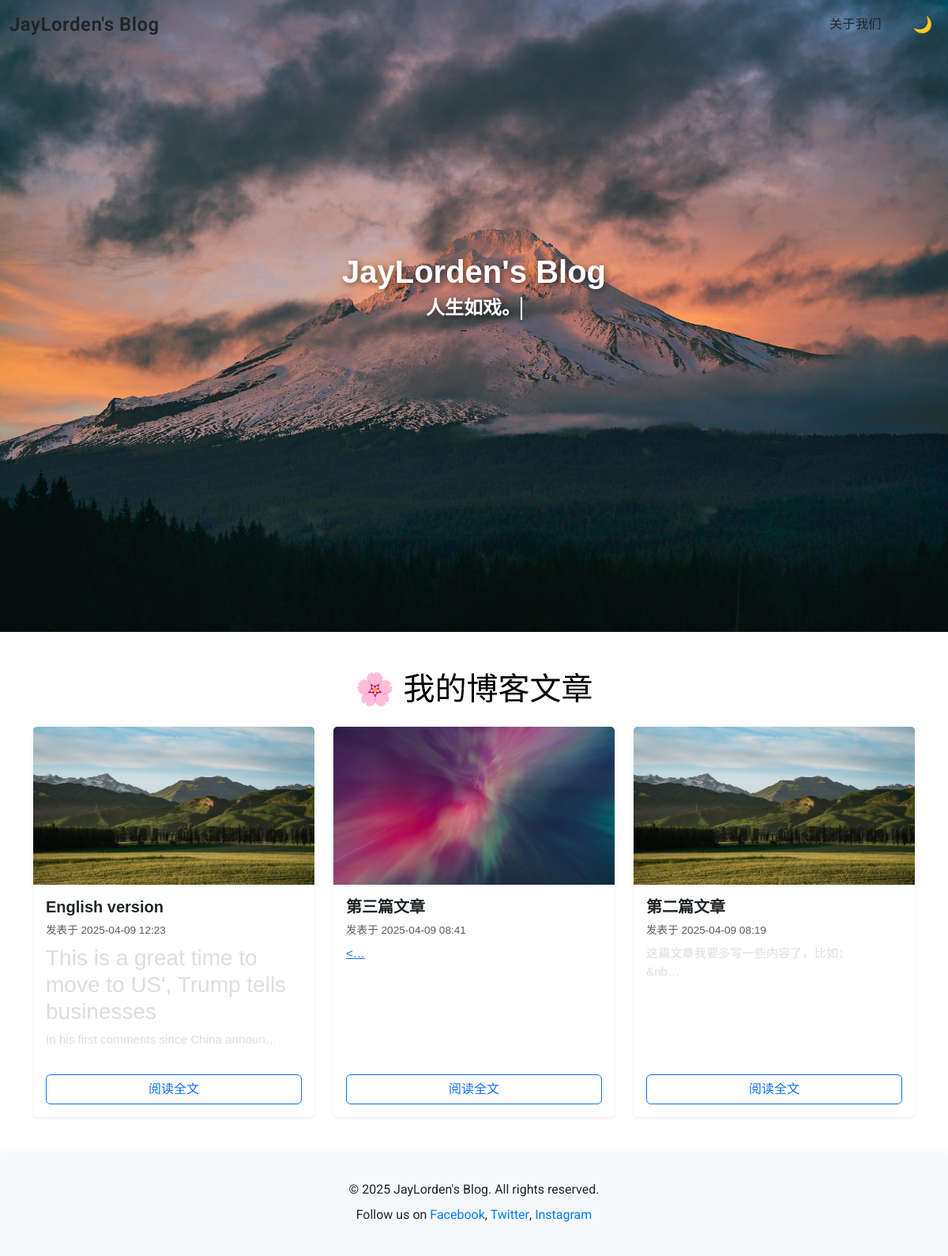
Before: / with the older database file.
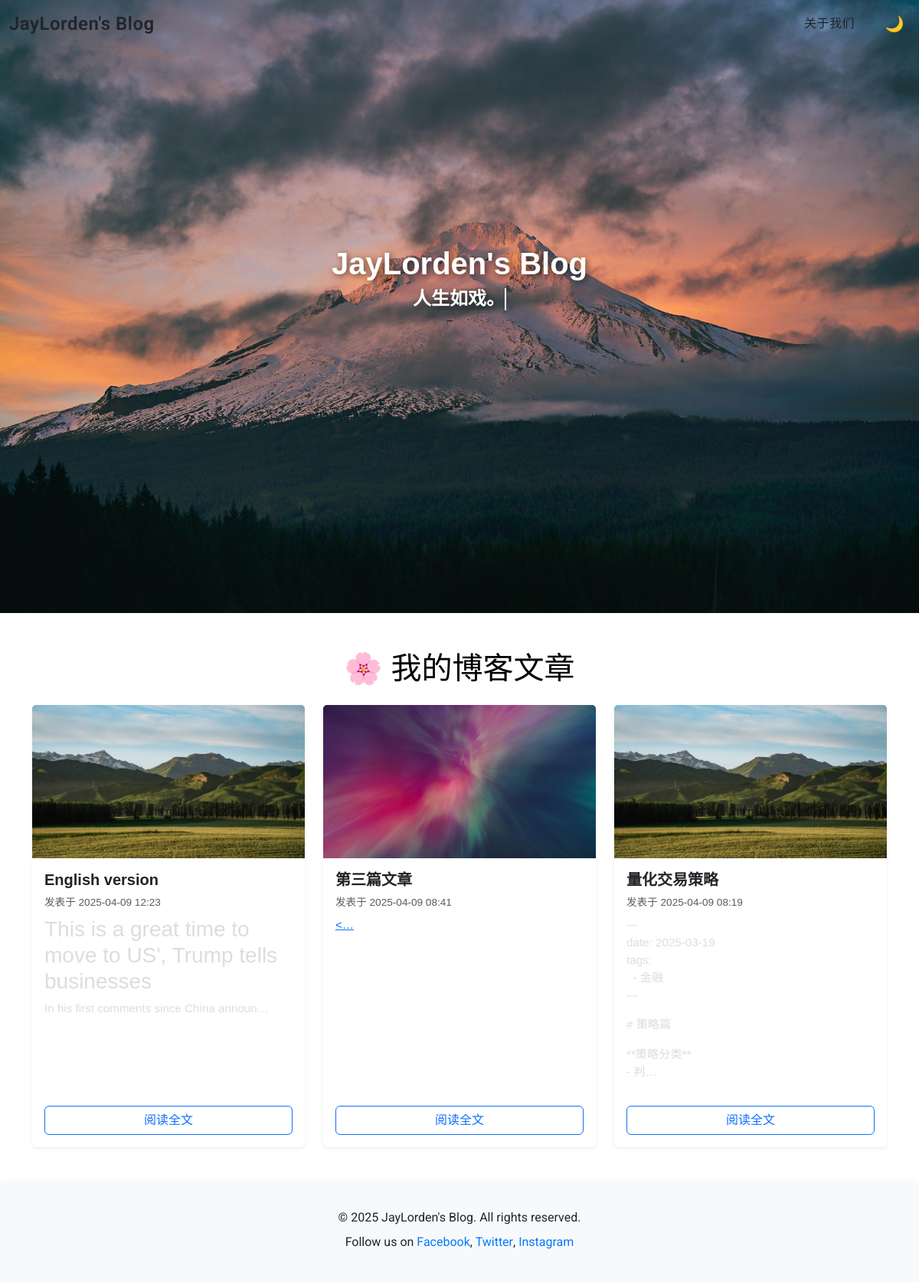
After: the same page with the newer database file.
### blog/models.py (models this page shows, shortened)
class Post(models.Model):
    title = models.CharField(max_length=200, verbose_name="标题")
    content = RichTextField(verbose_name="内容")  # 修改为富文本字段
    created_at = models.DateTimeField(default=timezone.now, verbose_name="创建时间")
    updated_at = models.DateTimeField(auto_now=True, verbose_name="更新时间")
    is_published = models.BooleanField(default=True, verbose_name="是否发布")
    cover = models.ImageField(upload_to='covers/', blank=True, null=True, verbose_name="封面图")
    class Meta:
        verbose_name = "文章"
        verbose_name_plural = "文章"

### blog/views.py (the view)
# urls.py: path('', views.home, name='home'),
def home(request):
    posts = Post.objects.all().order_by('-created_at')
    return render(request, 'blog/home.html', {'posts': posts})

### templates/blog/home.html (shortened to what this page needs)
{% extends 'base.html' %}
{% block content %}
<div class="parallax-container">
    <div class="parallax"></div>
    <div class="parallax-title-container">
        <h1 class="parallax-title">JayLorden's Blog</h1>
    </div>
    <div class="parallax-typed-text text-white">
        <h2 id="typed-text" class="display-5 fw-bold"></h2>
    </div>
</div>
<div class="container mt-5">
    <h1 class="text-center mb-4">🌸 我的博客文章</h1>
    <div class="row row-cols-1 row-cols-md-2 row-cols-lg-3 g-4">
        {% for post in posts %}
        <div class="col">
            <div class="card h-100 shadow-sm border-0">
                {% if post.cover %}
                    <img src="{{ post.cover.url }}" class="card-img-top cover-img" alt="封面图">
                {% endif %}
                <div class="card-body d-flex flex-column">
                    <h5 class="card-title">{{ post.title }}</h5>
                    <p class="text-muted mb-2" style="font-size: 0.85rem;">发表于 {{ post.created_at|date:"Y-m-d H:i" }}</p>
                    <div class="card-text card-text-preview mb-3">
                        {{ post.content|safe|truncatechars:120 }}
                    </div>
                    <a href="{% url 'post_detail' post.pk %}" class="btn btn-outline-primary mt-auto">阅读全文</a>
                </div>
            </div>
        </div>
        {% empty %}
        <p class="text-center">暂时还没有文章～</p>
        {% endfor %}
    </div>
</div>
{% endblock %}

### templates/base.html (shortened to what this page needs)
{% load static %}
<!DOCTYPE html>
<html lang="zh">
<head>
    <link href="https://cdn.jsdelivr.net/npm/bootstrap@5.3.3/dist/css/bootstrap.min.css" rel="stylesheet">
    <link href="https://cdnjs.cloudflare.com/ajax/libs/font-awesome/6.4.0/css/all.min.css" rel="stylesheet">
    <link href="{% static 'css/style.css' %}" rel="stylesheet">
</head>
<body>
    {% include 'navbar.html' %}
    {% block content %}{% endblock %}
    <footer>
        <div class="container">
            <p>&copy; 2025 JayLorden's Blog. All rights reserved.</p>
            <p>Follow us on <a href="#">Facebook</a>, <a href="#">Twitter</a>, <a href="#">Instagram</a></p>
        </div>
    </footer>
</body>
</html>

### templates/navbar.html (shortened to what this page needs)
<nav class="navbar fixed-top navbar-expand-lg" id="transparent-navbar">
    <div class="container-fluid">
        <a class="navbar-brand" href="{% url 'home' %}">JayLorden's Blog</a>
        <div class="d-flex align-items-center">
            <ul class="navbar-nav me-3">
                <li class="nav-item">
                    <a class="nav-link" href="{% url 'about' %}">关于我们</a>
                </li>
            </ul>
            <button class="btn btn-outline-light" id="dark-mode-toggle"></button>
        </div>
    </div>
</nav>

### static/css/style.css (style rules this page uses)
body { background-color: #121212; color: #f5f5f5; font-family: Arial, sans-serif; }
.parallax-container { position: relative; height: 100vh; overflow: hidden; width: 100%; }
.parallax { position: absolute; top: 0; left: 0; width: 100%; height: 100%; background-image: url('/media/covers/bg1.jpg'); background-size: cover; background-position: center; background-attachment: fixed; transition: transform 0.1s ease-out, filter 0.1s ease-out; }
.parallax-title-container { position: absolute; top: 40%; left: 50%; transform: translateX(-50%); text-align: center; z-index: 3; width: 100%; }
.parallax-title { font-size: 2.5rem; font-weight: bold; color: white; text-shadow: 2px 2px 8px rgba(0, 0, 0, 0.6); }
.parallax-typed-text { position: absolute; top: 45%; left: 50%; transform: translateX(-50%); z-index: 3; text-align: center; padding: 1rem 2rem; }
#typed-text { text-shadow: 2px 2px 8px rgba(0, 0, 0, 0.6); white-space: nowrap; overflow: hidden; border-right: 2px solid white; animation: blink 0.8s step-end infinite; font-size: 1.5rem; }
.card-title { font-size: 1.25rem; font-weight: bold; }
.card-text-preview { font-size: 0.95rem; color: #ddd; }
.cover-img { height: 200px; object-fit: cover; }
.navbar { background-color: #ffffff; color: #000000; }
.navbar .navbar-brand { color: #000000; }
.navbar .navbar-nav .nav-link { color: #000000; }
body { background-color: white; color: black; }
footer { background-color: #f8f9fa; color: #212529; padding: 2rem 0; margin-top: 3rem; font-family: 'Roboto', 'Noto Sans SC', sans-serif; transition: all 0.5s ease; box-shadow: 0 -2px 10px rgba(0, 0, 0, 0.05); }
footer .container { max-width: 800px; display: flex; flex-direction: column; align-items: center; text-align: center; }
footer p { margin-bottom: 0.5rem; }
footer a { color: #007bff; text-decoration: none; transition: color 0.3s ease; position: relative; }
footer a::after { content: ''; position: absolute; width: 0; height: 1px; bottom: 0; left: 50%; background-color: #0056b3; transition: all 0.3s ease; }

### templates/navbar.html (style rules this page uses)
#transparent-navbar { transition: all 0.5s ease; background-color: rgba(248, 249, 250, 1); font-family: 'Roboto', 'Noto Sans SC', sans-serif; }
#transparent-navbar .navbar-brand, #transparent-navbar .nav-link { color: #212529; font-weight: 500; letter-spacing: 0.5px; }
#transparent-navbar .navbar-brand { font-size: 1.5rem; font-weight: 600; transition: transform 0.3s ease; }
#transparent-navbar .nav-link { font-size: 1rem; padding: 0.5rem 1rem; position: relative; transition: color 0.2s ease; }
#transparent-navbar .nav-link::after { content: ''; position: absolute; width: 0; height: 2px; bottom: 0; left: 50%; background-color: #007bff; transition: all 0.3s ease; }
#dark-mode-toggle { border: none; background: transparent; font-size: 1.25rem; width: 40px; height: 40px; border-radius: 50%; display: flex; align-items: center; justify-content: center; transition: all 0.3s ease; }

Changed rows visible on the page:
changed Post: title "第二篇文章" → "量化交易策略"; content "这篇文章我要多写一些内容了，比如： &nb…" → "--- date: 2025-03-19 tags: - 金融 --- # 策略篇 **策略分类** - 判…"
